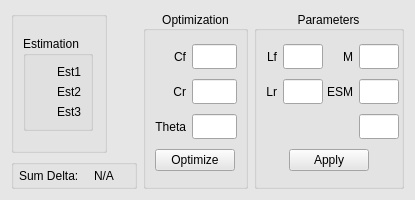
       <widget class="QWidget" name="Data" native="true">
        <property name="sizePolicy">
         <sizepolicy hsizetype="Expanding" vsizetype="Fixed">
          <horstretch>0</horstretch>
          <verstretch>0</verstretch>
         </sizepolicy>
        </property>
        <property name="minimumSize">
         <size>
          <width>0</width>
          <height>200</height>
         </size>
        </property>
        <property name="maximumSize">
         <size>
          <width>16777215</width>
          <height>200</height>
         </size>
        </property>
        <property name="palette">
         <palette>
          <active>
           <colorrole role="WindowText">
            <brush brushstyle="SolidPattern">
             <color alpha="255">
              <red>0</red>
              <green>0</green>
              <blue>0</blue>
             </color>
            </brush>
           </colorrole>
           <colorrole role="Button">
            <brush brushstyle="SolidPattern">
             <color alpha="255">
              <red>230</red>
              <green>230</green>
              <blue>230</blue>
             </color>
            </brush>
           </colorrole>
           <colorrole role="Light">
            <brush brushstyle="SolidPattern">
             <color alpha="255">
              <red>255</red>
              <green>255</green>
              <blue>255</blue>
             </color>
            </brush>
           </colorrole>
           <colorrole role="Midlight">
            <brush brushstyle="SolidPattern">
             <color alpha="255">
              <red>242</red>
              <green>242</green>
              <blue>242</blue>
             </color>
            </brush>
           </colorrole>
           <colorrole role="Dark">
            <brush brushstyle="SolidPattern">
             <color alpha="255">
              <red>115</red>
              <green>115</green>
              <blue>115</blue>
             </color>
            </brush>
           </colorrole>
           <colorrole role="Mid">
            <brush brushstyle="SolidPattern">
             <color alpha="255">
              <red>153</red>
              <green>153</green>
              <blue>153</blue>
             </color>
            </brush>
           </colorrole>
           <colorrole role="Text">
            <brush brushstyle="SolidPattern">
             <color alpha="255">
              <red>0</red>
              <green>0</green>
              <blue>0</blue>
             </color>
            </brush>
           </colorrole>
           <colorrole role="BrightText">
            <brush brushstyle="SolidPattern">
             <color alpha="255">
              <red>255</red>
              <green>255</green>
              <blue>255</blue>
             </color>
            </brush>
           </colorrole>
           <colorrole role="ButtonText">
            <brush brushstyle="SolidPattern">
             <color alpha="255">
              <red>0</red>
              <green>0</green>
              <blue>0</blue>
             </color>
            </brush>
           </colorrole>
           <colorrole role="Base">
            <brush brushstyle="SolidPattern">
             <color alpha="255">
              <red>255</red>
              <green>255</green>
              <blue>255</blue>
             </color>
            </brush>
           </colorrole>
           <colorrole role="Window">
            <brush brushstyle="SolidPattern">
             <color alpha="255">
              <red>230</red>
              <green>230</green>
              <blue>230</blue>
             </color>
            </brush>
           </colorrole>
           <colorrole role="Shadow">
            <brush brushstyle="SolidPattern">
             <color alpha="255">
              <red>0</red>
              <green>0</green>
              <blue>0</blue>
             </color>
            </brush>
           </colorrole>
           <colorrole role="AlternateBase">
            <brush brushstyle="SolidPattern">
             <color alpha="255">
              <red>242</red>
              <green>242</green>
              <blue>242</blue>
             </color>
            </brush>
           </colorrole>
           <colorrole role="ToolTipBase">
            <brush brushstyle="SolidPattern">
             <color alpha="255">
              <red>255</red>
              <green>255</green>
              <blue>220</blue>
             </color>
            </brush>
           </colorrole>
           <colorrole role="ToolTipText">
            <brush brushstyle="SolidPattern">
             <color alpha="255">
              <red>0</red>
              <green>0</green>
              <blue>0</blue>
             </color>
            </brush>
           </colorrole>
          </active>
          <inactive>
           <colorrole role="WindowText">
            <brush brushstyle="SolidPattern">
             <color alpha="255">
              <red>0</red>
              <green>0</green>
              <blue>0</blue>
             </color>
            </brush>
           </colorrole>
           <colorrole role="Button">
            <brush brushstyle="SolidPattern">
             <color alpha="255">
              <red>230</red>
              <green>230</green>
              <blue>230</blue>
             </color>
            </brush>
           </colorrole>
           <colorrole role="Light">
            <brush brushstyle="SolidPattern">
             <color alpha="255">
              <red>255</red>
              <green>255</green>
              <blue>255</blue>
             </color>
            </brush>
           </colorrole>
           <colorrole role="Midlight">
            <brush brushstyle="SolidPattern">
             <color alpha="255">
              <red>242</red>
              <green>242</green>
              <blue>242</blue>
             </color>
            </brush>
           </colorrole>
           <colorrole role="Dark">
            <brush brushstyle="SolidPattern">
             <color alpha="255">
              <red>115</red>
              <green>115</green>
              <blue>115</blue>
             </color>
            </brush>
           </colorrole>
           <colorrole role="Mid">
            <brush brushstyle="SolidPattern">
             <color alpha="255">
              <red>153</red>
              <green>153</green>
              <blue>153</blue>
             </color>
            </brush>
           </colorrole>
           <colorrole role="Text">
            <brush brushstyle="SolidPattern">
             <color alpha="255">
              <red>0</red>
              <green>0</green>
              <blue>0</blue>
             </color>
            </brush>
           </colorrole>
           <colorrole role="BrightText">
            <brush brushstyle="SolidPattern">
             <color alpha="255">
              <red>255</red>
              <green>255</green>
              <blue>255</blue>
             </color>
            </brush>
           </colorrole>
           <colorrole role="ButtonText">
            <brush brushstyle="SolidPattern">
             <color alpha="255">
              <red>0</red>
              <green>0</green>
              <blue>0</blue>
             </color>
            </brush>
           </colorrole>
           <colorrole role="Base">
            <brush brushstyle="SolidPattern">
             <color alpha="255">
              <red>255</red>
              <green>255</green>
              <blue>255</blue>
             </color>
            </brush>
           </colorrole>
           <colorrole role="Window">
            <brush brushstyle="SolidPattern">
             <color alpha="255">
              <red>230</red>
              <green>230</green>
              <blue>230</blue>
             </color>
            </brush>
           </colorrole>
           <colorrole role="Shadow">
            <brush brushstyle="SolidPattern">
             <color alpha="255">
              <red>0</red>
              <green>0</green>
              <blue>0</blue>
             </color>
            </brush>
           </colorrole>
           <colorrole role="AlternateBase">
            <brush brushstyle="SolidPattern">
             <color alpha="255">
              <red>242</red>
              <green>242</green>
              <blue>242</blue>
             </color>
            </brush>
           </colorrole>
           <colorrole role="ToolTipBase">
            <brush brushstyle="SolidPattern">
             <color alpha="255">
              <red>255</red>
              <green>255</green>
              <blue>220</blue>
             </color>
            </brush>
           </colorrole>
           <colorrole role="ToolTipText">
            <brush brushstyle="SolidPattern">
             <color alpha="255">
              <red>0</red>
              <green>0</green>
              <blue>0</blue>
             </color>
            </brush>
           </colorrole>
          </inactive>
          <disabled>
           <colorrole role="WindowText">
            <brush brushstyle="SolidPattern">
             <color alpha="255">
              <red>115</red>
              <green>115</green>
              <blue>115</blue>
             </color>
            </brush>
           </colorrole>
           <colorrole role="Button">
            <brush brushstyle="SolidPattern">
             <color alpha="255">
              <red>230</red>
              <green>230</green>
              <blue>230</blue>
             </color>
            </brush>
           </colorrole>
           <colorrole role="Light">
            <brush brushstyle="SolidPattern">
             <color alpha="255">
              <red>255</red>
              <green>255</green>
              <blue>255</blue>
             </color>
            </brush>
           </colorrole>
           <colorrole role="Midlight">
            <brush brushstyle="SolidPattern">
             <color alpha="255">
              <red>242</red>
              <green>242</green>
              <blue>242</blue>
             </color>
            </brush>
           </colorrole>
           <colorrole role="Dark">
            <brush brushstyle="SolidPattern">
             <color alpha="255">
              <red>115</red>
              <green>115</green>
              <blue>115</blue>
             </color>
            </brush>
           </colorrole>
           <colorrole role="Mid">
            <brush brushstyle="SolidPattern">
             <color alpha="255">
              <red>153</red>
              <green>153</green>
              <blue>153</blue>
             </color>
            </brush>
           </colorrole>
           <colorrole role="Text">
            <brush brushstyle="SolidPattern">
             <color alpha="255">
              <red>115</red>
              <green>115</green>
              <blue>115</blue>
             </color>
            </brush>
           </colorrole>
           <colorrole role="BrightText">
            <brush brushstyle="SolidPattern">
             <color alpha="255">
              <red>255</red>
              <green>255</green>
              <blue>255</blue>
             </color>
            </brush>
           </colorrole>
           <colorrole role="ButtonText">
            <brush brushstyle="SolidPattern">
             <color alpha="255">
              <red>115</red>
              <green>115</green>
              <blue>115</blue>
             </color>
            </brush>
           </colorrole>
           <colorrole role="Base">
            <brush brushstyle="SolidPattern">
             <color alpha="255">
              <red>230</red>
              <green>230</green>
              <blue>230</blue>
             </color>
            </brush>
           </colorrole>
           <colorrole role="Window">
            <brush brushstyle="SolidPattern">
             <color alpha="255">
              <red>230</red>
              <green>230</green>
              <blue>230</blue>
             </color>
            </brush>
           </colorrole>
           <colorrole role="Shadow">
            <brush brushstyle="SolidPattern">
             <color alpha="255">
              <red>0</red>
              <green>0</green>
              <blue>0</blue>
             </color>
            </brush>
           </colorrole>
           <colorrole role="AlternateBase">
            <brush brushstyle="SolidPattern">
             <color alpha="255">
              <red>230</red>
              <green>230</green>
              <blue>230</blue>
             </color>
            </brush>
           </colorrole>
           <colorrole role="ToolTipBase">
            <brush brushstyle="SolidPattern">
             <color alpha="255">
              <red>255</red>
              <green>255</green>
              <blue>220</blue>
             </color>
            </brush>
           </colorrole>
           <colorrole role="ToolTipText">
            <brush brushstyle="SolidPattern">
             <color alpha="255">
              <red>0</red>
              <green>0</green>
              <blue>0</blue>
             </color>
            </brush>
           </colorrole>
          </disabled>
         </palette>
        </property>
        <property name="autoFillBackground">
         <bool>true</bool>
        </property>
        <layout class="QHBoxLayout" name="horizontalLayout">
         <item>
          <layout class="QGridLayout" name="DataLayout">
           <item row="0" column="0">
            <layout class="QGridLayout" name="EstimationLayout">
             <item row="2" column="0">
              <widget class="QGroupBox" name="SumDeltaGroupBox">
               <property name="minimumSize">
                <size>
                 <width>50</width>
                 <height>30</height>
                </size>
               </property>
               <property name="maximumSize">
                <size>
                 <width>16777215</width>
                 <height>30</height>
                </size>
               </property>
               <property name="title">
                <string/>
               </property>
               <layout class="QHBoxLayout" name="horizontalLayout_6">
                <property name="spacing">
                 <number>0</number>
                </property>
                <property name="leftMargin">
                 <number>5</number>
                </property>
                <property name="topMargin">
                 <number>5</number>
                </property>
                <property name="rightMargin">
                 <number>5</number>
                </property>
                <property name="bottomMargin">
                 <number>5</number>
                </property>
                <item alignment="Qt::AlignRight">
                 <widget class="QLabel" name="SumDeltaLabel">
                  <property name="text">
                   <string>Sum Delta:</string>
                  </property>
                 </widget>
                </item>
                <item>
                 <widget class="QLabel" name="SumDeltaValue">
                  <property name="minimumSize">
                   <size>
                    <width>50</width>
                    <height>0</height>
                   </size>
                  </property>
                  <property name="maximumSize">
                   <size>
                    <width>50</width>
                    <height>16777214</height>
                   </size>
                  </property>
                  <property name="text">
                   <string>N/A</string>
                  </property>
                  <property name="alignment">
                   <set>Qt::AlignCenter</set>
                  </property>
                 </widget>
                </item>
               </layout>
              </widget>
             </item>
             <item row="1" column="0" alignment="Qt::AlignLeft">
              <widget class="QGroupBox" name="EstimationDataGroupBox">
               <layout class="QHBoxLayout" name="EstimationDataLayout">
                <item alignment="Qt::AlignHCenter">
                 <widget class="QGroupBox" name="EstimationTypeGroupBox">
                  <property name="sizePolicy">
                   <sizepolicy hsizetype="Fixed" vsizetype="Fixed">
                    <horstretch>0</horstretch>
                    <verstretch>0</verstretch>
                   </sizepolicy>
                  </property>
                  <property name="minimumSize">
                   <size>
                    <width>70</width>
                    <height>0</height>
                   </size>
                  </property>
                  <property name="maximumSize">
                   <size>
                    <width>70</width>
                    <height>16777215</height>
                   </size>
                  </property>
                  <property name="title">
                   <string>Estimation</string>
                  </property>
                  <layout class="QVBoxLayout" name="verticalLayout">
                   <item alignment="Qt::AlignRight">
                    <widget class="QLabel" name="Normal">
                     <property name="text">
                      <string>Est1</string>
                     </property>
                    </widget>
                   </item>
                   <item alignment="Qt::AlignRight">
                    <widget class="QLabel" name="Euler">
                     <property name="text">
                      <string>Est2</string>
                     </property>
                    </widget>
                   </item>
                   <item alignment="Qt::AlignRight">
                    <widget class="QLabel" name="Other">
                     <property name="text">
                      <string>Est3</string>
                     </property>
                    </widget>
                   </item>
                  </layout>
                 </widget>
                </item>
                <item>
                 <layout class="QHBoxLayout" name="EstimationSubLayout">
                  <property name="sizeConstraint">
                   <enum>QLayout::SetMinimumSize</enum>
                  </property>
                  <property name="leftMargin">
                   <number>1</number>
                  </property>
                  <property name="topMargin">
                   <number>1</number>
                  </property>
                  <property name="rightMargin">
                   <number>1</number>
                  </property>
                  <property name="bottomMargin">
                   <number>1</number>
                  </property>
                 </layout>
                </item>
               </layout>
              </widget>
             </item>
            </layout>
           </item>
           <item row="0" column="1">
            <widget class="QGroupBox" name="Optimization_groupbox">
             <property name="sizePolicy">
              <sizepolicy hsizetype="Preferred" vsizetype="Expanding">
               <horstretch>0</horstretch>
               <verstretch>0</verstretch>
              </sizepolicy>
             </property>
             <property name="minimumSize">
              <size>
               <width>105</width>
               <height>0</height>
              </size>
             </property>
             <property name="maximumSize">
              <size>
               <width>105</width>
               <height>16777215</height>
              </size>
             </property>
             <property name="layoutDirection">
              <enum>Qt::LeftToRight</enum>
             </property>
             <property name="autoFillBackground">
              <bool>true</bool>
             </property>
             <property name="title">
              <string>Optimization</string>
             </property>
             <property name="alignment">
              <set>Qt::AlignCenter</set>
             </property>
             <layout class="QGridLayout" name="gridLayout_2">
              <item row="3" column="0" colspan="2" alignment="Qt::AlignHCenter">
               <widget class="QPushButton" name="Optimize_button">
                <property name="text">
                 <string>Optimize</string>
                </property>
               </widget>
              </item>
              <item row="2" column="1">
               <widget class="QLineEdit" name="Theta_value">
                <property name="minimumSize">
                 <size>
                  <width>45</width>
                  <height>25</height>
                 </size>
                </property>
                <property name="toolTip">
                 <string>Vehicle's moment of inertia</string>
                </property>
               </widget>
              </item>
              <item row="0" column="1">
               <widget class="QLineEdit" name="Cf_value">
                <property name="minimumSize">
                 <size>
                  <width>45</width>
                  <height>25</height>
                 </size>
                </property>
                <property name="toolTip">
                 <string>Cornering stiffness on the front wheel</string>
                </property>
                <property name="inputMethodHints">
                 <set>Qt::ImhDigitsOnly|Qt::ImhPreferNumbers</set>
                </property>
               </widget>
              </item>
              <item row="1" column="1">
               <widget class="QLineEdit" name="Cr_value">
                <property name="minimumSize">
                 <size>
                  <width>45</width>
                  <height>25</height>
                 </size>
                </property>
                <property name="toolTip">
                 <string>Cornering stiffness on the rear wheel</string>
                </property>
               </widget>
              </item>
              <item row="2" column="0">
               <widget class="QLabel" name="ThetaLabel">
                <property name="text">
                 <string>Theta</string>
                </property>
                <property name="alignment">
                 <set>Qt::AlignRight|Qt::AlignTrailing|Qt::AlignVCenter</set>
                </property>
               </widget>
              </item>
              <item row="1" column="0">
               <widget class="QLabel" name="CrLabel">
                <property name="text">
                 <string>Cr</string>
                </property>
                <property name="alignment">
                 <set>Qt::AlignRight|Qt::AlignTrailing|Qt::AlignVCenter</set>
                </property>
               </widget>
              </item>
              <item row="0" column="0">
               <widget class="QLabel" name="CfLabel">
                <property name="text">
                 <string>Cf</string>
                </property>
                <property name="alignment">
                 <set>Qt::AlignRight|Qt::AlignTrailing|Qt::AlignVCenter</set>
                </property>
               </widget>
              </item>
             </layout>
            </widget>
           </item>
           <item row="0" column="2">
            <widget class="QGroupBox" name="Parameters_groupbox">
             <property name="sizePolicy">
              <sizepolicy hsizetype="Fixed" vsizetype="Fixed">
               <horstretch>0</horstretch>
               <verstretch>0</verstretch>
              </sizepolicy>
             </property>
             <property name="minimumSize">
              <size>
               <width>150</width>
               <height>0</height>
              </size>
             </property>
             <property name="maximumSize">
              <size>
               <width>150</width>
               <height>9999999</height>
              </size>
             </property>
             <property name="title">
              <string>Parameters</string>
             </property>
             <property name="alignment">
              <set>Qt::AlignCenter</set>
             </property>
             <layout class="QGridLayout" name="gridLayout_3">
              <item row="0" column="0">
               <widget class="QLabel" name="LfLabel">
                <property name="layoutDirection">
                 <enum>Qt::LeftToRight</enum>
                </property>
                <property name="text">
                 <string>Lf</string>
                </property>
                <property name="alignment">
                 <set>Qt::AlignRight|Qt::AlignTrailing|Qt::AlignVCenter</set>
                </property>
               </widget>
              </item>
              <item row="1" column="0">
               <widget class="QLabel" name="LrLabel">
                <property name="layoutDirection">
                 <enum>Qt::LeftToRight</enum>
                </property>
                <property name="text">
                 <string>Lr</string>
                </property>
                <property name="alignment">
                 <set>Qt::AlignRight|Qt::AlignTrailing|Qt::AlignVCenter</set>
                </property>
               </widget>
              </item>
              <item row="0" column="2">
               <widget class="QLabel" name="MLabel">
                <property name="layoutDirection">
                 <enum>Qt::LeftToRight</enum>
                </property>
                <property name="text">
                 <string>M</string>
                </property>
                <property name="alignment">
                 <set>Qt::AlignRight|Qt::AlignTrailing|Qt::AlignVCenter</set>
                </property>
               </widget>
              </item>
              <item row="1" column="2">
               <widget class="QLabel" name="ESMLabel">
                <property name="layoutDirection">
                 <enum>Qt::LeftToRight</enum>
                </property>
                <property name="text">
                 <string>ESM</string>
                </property>
                <property name="alignment">
                 <set>Qt::AlignRight|Qt::AlignTrailing|Qt::AlignVCenter</set>
                </property>
               </widget>
              </item>
              <item row="1" column="3">
               <widget class="QLineEdit" name="ESM_value">
                <property name="minimumSize">
                 <size>
                  <width>40</width>
                  <height>25</height>
                 </size>
                </property>
               </widget>
              </item>
              <item row="1" column="1">
               <widget class="QLineEdit" name="Lr_value">
                <property name="minimumSize">
                 <size>
                  <width>40</width>
                  <height>25</height>
                 </size>
                </property>
               </widget>
              </item>
              <item row="0" column="1">
               <widget class="QLineEdit" name="Lf_value">
                <property name="minimumSize">
                 <size>
                  <width>40</width>
                  <height>25</height>
                 </size>
                </property>
                <property name="toolTip">
                 <string>Distance of the front axle and the COG</string>
                </property>
               </widget>
              </item>
              <item row="0" column="3">
               <widget class="QLineEdit" name="M_value">
                <property name="minimumSize">
                 <size>
                  <width>40</width>
                  <height>25</height>
                 </size>
                </property>
               </widget>
              </item>
              <item row="2" column="2">
               <widget class="QLabel" name="LrLabel_3">
                <property name="minimumSize">
                 <size>
                  <width>40</width>
                  <height>0</height>
                 </size>
                </property>
                <property name="layoutDirection">
                 <enum>Qt::LeftToRight</enum>
                </property>
                <property name="text">
                 <string/>
                </property>
                <property name="alignment">
                 <set>Qt::AlignRight|Qt::AlignTrailing|Qt::AlignVCenter</set>
                </property>
               </widget>
              </item>
              <item row="2" column="0">
               <widget class="QLabel" name="LrLabel_2">
                <property name="layoutDirection">
                 <enum>Qt::LeftToRight</enum>
                </property>
                <property name="text">
                 <string/>
                </property>
                <property name="alignment">
                 <set>Qt::AlignRight|Qt::AlignTrailing|Qt::AlignVCenter</set>
                </property>
               </widget>
              </item>
              <item row="3" column="0" colspan="4" alignment="Qt::AlignHCenter">
               <widget class="QPushButton" name="Apply_Parameters">
                <property name="sizePolicy">
                 <sizepolicy hsizetype="Minimum" vsizetype="Fixed">
                  <horstretch>0</horstretch>
                  <verstretch>0</verstretch>
                 </sizepolicy>
                </property>
                <property name="minimumSize">
                 <size>
                  <width>0</width>
                  <height>0</height>
                 </size>
                </property>
                <property name="text">
                 <string>Apply</string>
                </property>
               </widget>
              </item>
              <item row="2" column="3">
               <widget class="QLineEdit" name="lineEdit_9">
                <property name="minimumSize">
                 <size>
                  <width>40</width>
                  <height>25</height>
                 </size>
                </property>
               </widget>
              </item>
             </layout>
            </widget>
           </item>
          </layout>
         </item>
        </layout>
       </widget>
